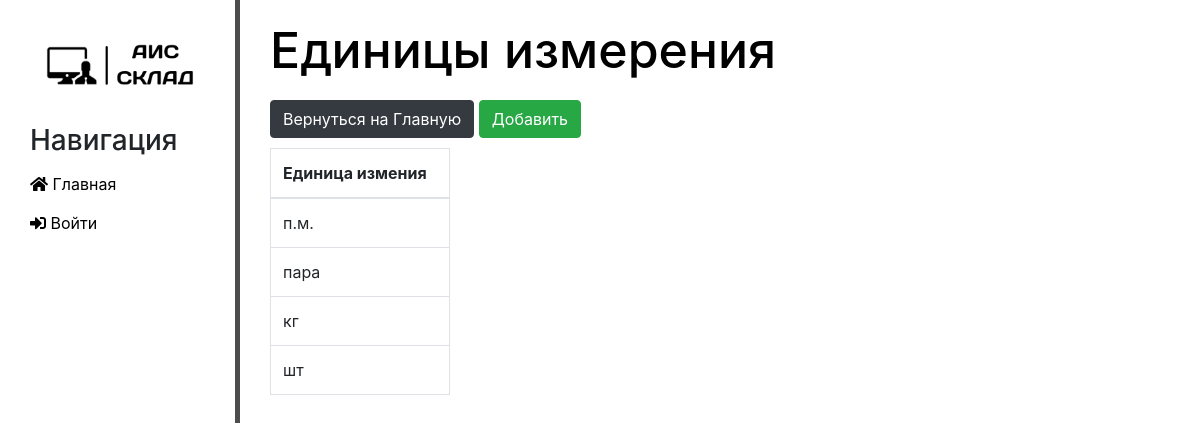
Screenshot of /unit with the database file from the repository.
### main/models.py (models this page shows, shortened)
class Unit(models.Model):
    unit = models.CharField('Единица измерения', max_length=20, primary_key=True)
    class Meta:
        verbose_name = 'Единица измерения'
        verbose_name_plural = 'Единицы измерения'

### main/views.py (the view)
# urls.py: path('unit', views.unit_func, name='unit'),
def unit_func(request):
    unit = Unit.objects.all()
    return render(request, 'main/unit.html', {'unit': unit})

### main/templates/main/unit.html (shortened to what this page needs)
{% extends 'main/layout.html' %}
{% block content %}
    <div class="features">
    <h1>Единицы измерения
       </h1>
        <a href="{% url 'home' %}"> <button type="button" class="btn btn-dark" style="margin-bottom:10px">Вернуться на Главную</button></a>
        <a href="{% url 'add_unit' %}"> <button type="button" class="btn btn-success" style="margin-bottom:10px">Добавить</button></a>
        <table class="table table-bordered" style="width: 20%">
   <thead>
    <tr>
      <th scope="col">Единица измения</th>
    </tr>
  </thead>
  <tbody>
  {% if unit %}
   {% for el in unit %}
    <tr>
      <td>{{el.unit}}</td>
    </tr>
   {% endfor %}
  {% else %}
        <p>Ничего не найдено</p>
  {% endif %}
  </tbody>
</table>
    </div>
{% endblock %}

### main/static/main/css/main.css (style rules this page uses)
body { background: ; }
main .features { float:left; color: black; margin: 20px 10px 10px 30px; text-align: left; width: 75%; }
main .features h1 { font-size: 50px; margin-bottom: 20px; }

### rows the page displays
Unit: unit "п.м."
Unit: unit "пара"
Unit: unit "кг"
Unit: unit "шт"
